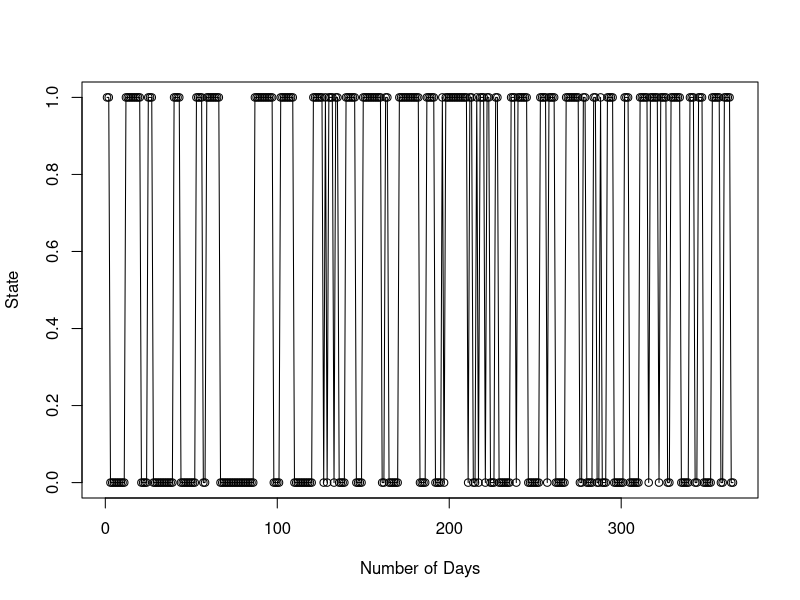
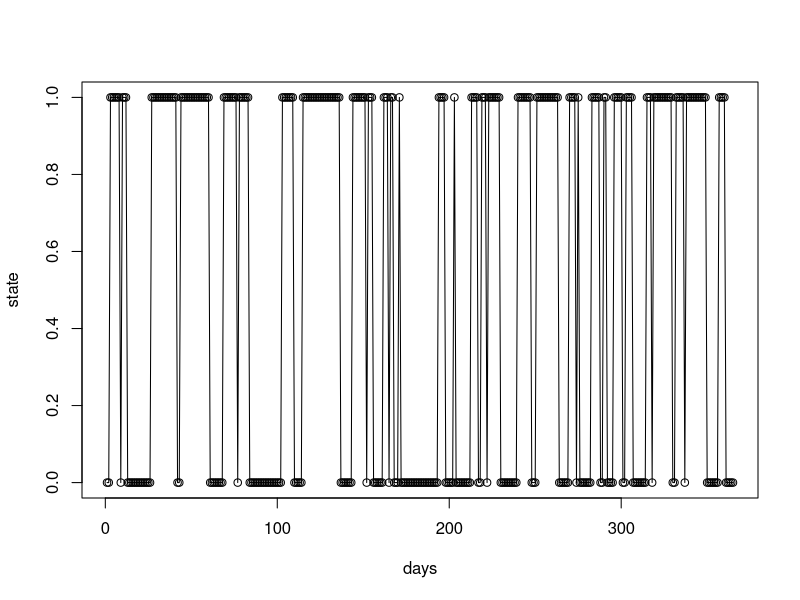
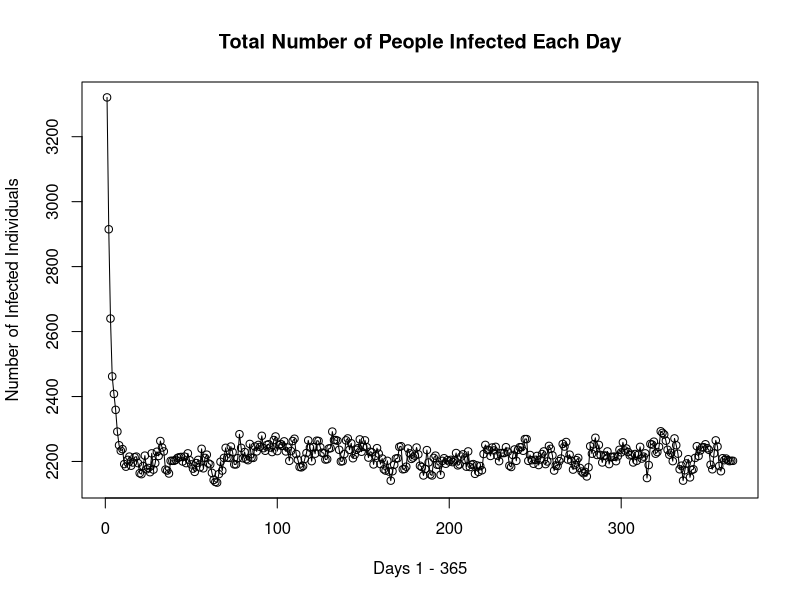
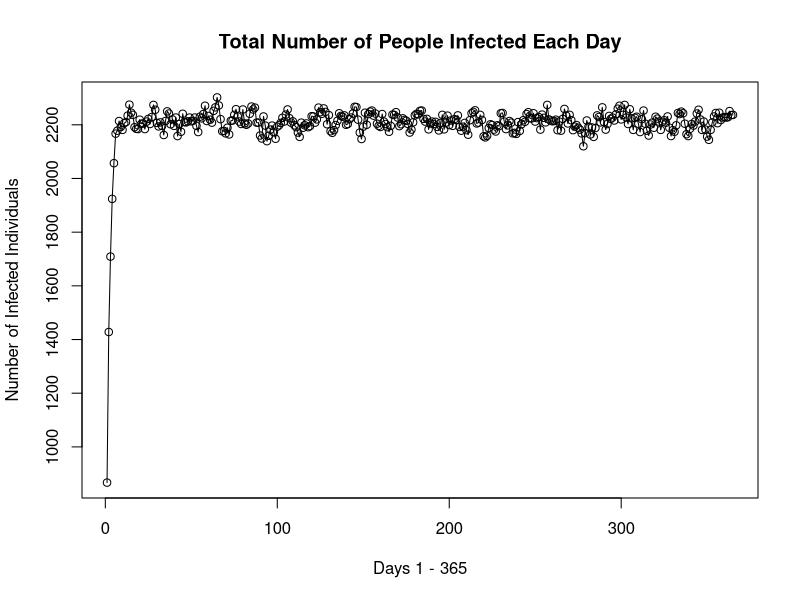
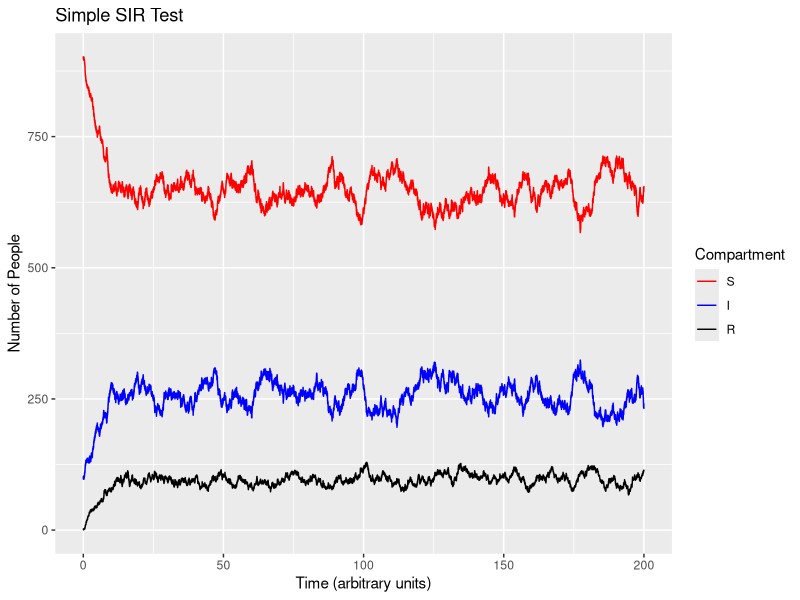
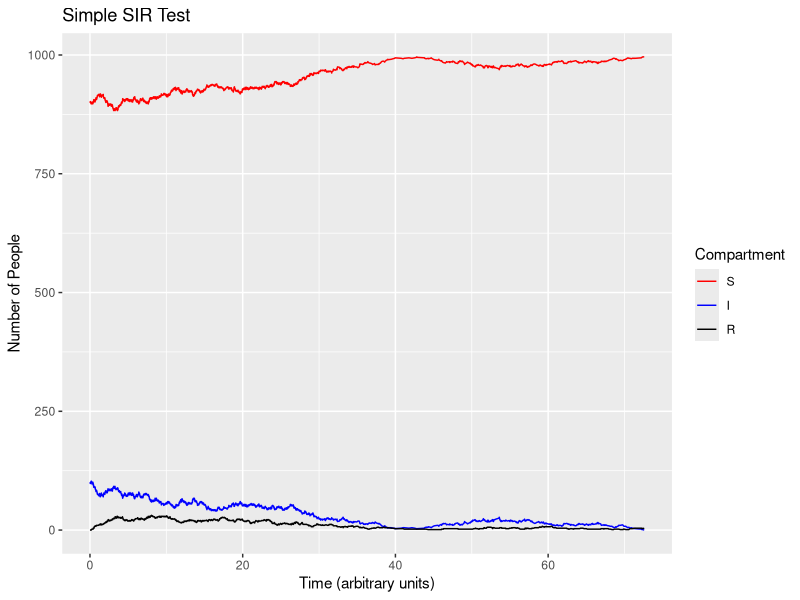

These figures' R source, in order:
## ---- chunk 1
days<-365
CURstate<-0 #Let's represent the healthy state with 0 and the infected state with 1
state<-numeric(days)
for(i in 1:days){
  randomNum<-runif(1)  #runif(1) randomly generates a number between 0 and 1   
  if(CURstate==0){
    if(randomNum < .21){
      CURstate <- 1
    }else{
      CURstate <- 0
    }
  }else{
    if(randomNum < .17){
      CURstate<-0
    }else{
      CURstate<-1 
    }
  }
  state[i]<-CURstate
}
state
## ---- chunk 2
days<-365
CURstate<-1 # Let's represent the healthy state with 0 and the infected state with 1
state<-numeric(days)
for(i in 1:days){
  randomNum<-runif(1)  # runif(1) randomly generates a number between 0 and 1   
  if(CURstate==0){
    if(randomNum < .21){
      CURstate <- 1
    }else{
      CURstate <- 0
    }
  }else{
    if(randomNum < .17){
      CURstate<-0
    }else{
      CURstate<-1 
    }
  }
  state[i]<-CURstate
}
state

plot(1:365, state, xlab = "Number of Days", ylab = "State", type = "o")
## ---- chunk 3
days<-365
CURstate<-0 #Let's represent the healthy state with 0 and the infected state with 1
state<-numeric(days)
for(i in 1:days){
  randomNum<-runif(1)  #runif(1) randomly generates a number between 0 and 1   
  if(CURstate==0){
    if(randomNum < .21){
      CURstate <- 1
    }else{
      CURstate <-0
    }
  }else{
    if(randomNum < .17){
      CURstate<-0
    }else{
      CURstate<-1 
    }
  }
  state[i]<-CURstate
}
state

plot(1:365, state, xlab = "days", ylab = "state", type = "o")
## ---- chunk 4
days<-365
PopMat <- matrix(0,nrow = 4000,ncol = days)

for(j in 1:4000){
 CURstate<-1 #Let's represent the healthy state with 0 and the infected state with 1
  state<-numeric(days)
  for(i in 1:days){
  randomNum<-runif(1)  #runif(1) randomly generates a number between 0 and 1   
    if(CURstate==0){
      if(randomNum<.21){
      CURstate<-1
      }else{
        CURstate<-0
     }
    }else{
      if(randomNum<.17){
        CURstate<-0
      }else{
        CURstate<-1 
      }
    }
    state[i]<-CURstate
  }
  PopMat[j,]<-state
}
## ---- chunk 5
sum(PopMat[,1])
sum(PopMat[,365])

#there were 3343 infected people on day 1 and 2150 by day 365.
## ---- chunk 6
num_infected<-numeric(365)
for (i in 1:365){
  num_infected[i]<-sum(PopMat[,i])
}
## ---- chunk 7
plot(num_infected, xlab = "Days 1 - 365", ylab = "Number of Infected Individuals", main = "Total Number of People Infected Each Day", type = "o")
## ---- chunk 8
days<-365
PopMat <- matrix(0, nrow = 4000, ncol = days)

for(j in 1:4000){
 CURstate<-0
  state<-numeric(days)
  for(i in 1:days){
  randomNum<-runif(1)
    if(CURstate==0){
      if(randomNum < .21){
      CURstate<-1
      }else{
        CURstate<-0
     }
    }else{
      if(randomNum < .17){
        CURstate<-0
      }else{
        CURstate<-1 
      }
    }
    state[i]<-CURstate
  }
  PopMat[j,]<-state
}

num_infected <- numeric(365)
for (i in 1:365){
  num_infected[i] <- sum(PopMat[,i])
}

plot(num_infected, xlab = "Days 1 - 365", ylab = "Number of Infected Individuals", main = "Total Number of People Infected Each Day", type = "o")

## ---- chunk 9
matrix(nrow = 1,ncol = 2,data = c(0,1))
## ---- chunk 10
t<- matrix(nrow = 2, ncol = 2, data = c(.79, .17, .21, .83))
t

## ---- chunk 11
rowSums(t)
## ---- chunk 12
healthyperson <-matrix(nrow = 1, ncol = 2, data = c(1,0))
healthyperson%*%t
## ---- chunk 13
healthyperson%*%t%*%t
healthyperson%*%t%*%t%*%t%*%t%*%t%*%t
## ---- chunk 14
library(expm)
healthyperson%*%(t%^%15)
healthyperson%*%(t%^%150)
## ---- chunk 15
infectedperson<-matrix(nrow = 1, ncol = 2, data = c(0,1))
infectedperson%*%(t%^%15)
infectedperson%*%(t%^%150)

## ---- chunk 16
healthyperson%*%(t%^%15)

healthyperson%*% (t%^%14)

healthyperson%*%(t%^%13)

healthyperson%*% (t%^%12)

#Using our definition of the third decimal place, the system starts converging at 13 days because we see that there is a difference of in rounding at the third decimal place between 12 and 13 days (.449 and .448 for 12 and 13 days)
infectedperson%*%(t%^%15)

infectedperson%*%(t%^%14)

infectedperson%*%(t%^%13)

infectedperson%*%(t%^%12)
## ---- chunk 17
r <- matrix(nrow = 2, ncol = 2, data = c(0.5,0.17,0.5,0.83))
healthyperson%*%(r%^%6)
healthyperson%*% (r%^%5)
healthyperson%*%(r%^%4)
healthyperson%*%(r%^%3)
infectedperson%*%(r%^%6)
infectedperson%*%(r%^%5)
infectedperson%*%(r%^%4)
infectedperson%*%(r%^%3)


## ---- chunk 18
channel<-matrix(nrow = 2, ncol = 2, data = c(0.77,0.27,0.23,0.73))

state = matrix(c(0,1), nrow = 1, ncol = 2)
state%*%(channel%^%1000)
## ---- chunk 19
patient <- matrix(nrow=3, ncol=3, data=c(0.3, 0, 0, 0.5, 0.5, 0, 0.2, 0.5, 1.0))
patient
## ---- chunk 20

well<- matrix(nrow = 1, ncol = 3, data = c(1,0,0))
well%*%(patient%^%500)
well%*%(patient%^%15)
well%*%(patient%^%14)
well%*%(patient%^%13)
well%*%(patient%^%12)

ill<- matrix(nrow = 1, ncol = 3, data = c(0,1,0))
ill%*%(patient%^%12)
ill%*%(patient%^%11)
ill%*%(patient%^%10)
ill%*%(patient%^%9)

## ---- chunk 21
#if you haven't run install.packages('tidyverse') and install.packages('magrittr'), do that in your console before running the following 2 lines

# Include the packages
library(tidyverse)
library(magrittr)
## ---- chunk 22
# GILLESPIE ALGORITHM SIMULATOR FOR USE IN 24 AND 25 - NO NEED TO COPY-PASTE

gillespie <- function(counts, t_max, contact, recovery, birth){
  # gillespie() takes in the variables explained below and runs gillespie simulation of a Continuous-Time Markov Chain
  
  # counts: The initial number of people within each group (SIR)
  # t_max: The maximum time we want to simulate to
  # contact: Rate at which people come into contact
  # recovery: Rate at which people recover from illness
  # birth: Rate at which new births enter the population (equivalent to people dying too)

  # Should only run if we have at least 1 infection
  if (counts[2] == 0) {
    # No infections in this population, no point of running
    stop("Must initialize with at least one infected person in I (compartment 2)")
    geterrmessage()
    return()
  }

  # Initial time
  t <- 0.0
  
  # Data matrix storing time and counts within each compartment
  data_mat <- matrix(0, nrow = 1, ncol = 4)
  data_mat[1, ] <- c(t, counts)
  
  while (t < t_max) {
    # SIR case, only care about infected in compartment 3 
    if (counts[2] == 0) {
        break
    }

    # Calculate propensities of each reaction (S -> I, I -> R, I -> S, R -> S)
    p <- numeric(4)
    # S -> I Reaction Propensity: (Number Susceptible)(Number Infected)(Contact Rate)/(Total People)
    p[1] <- counts[1] * counts[2] * contact / sum(counts)
    # I -> R Reaction Propensity: (Number Infected)(Recovery Rate)
    p[2] <- counts[2] * recovery
    # I -> S Reaction Propensity: (Number Infected)(Birth/Death Rate)
    p[3] <- counts[2] * birth
    # R -> S Reaction Propensity: (Number Recovered)(Birth/Death Rate)
    p[4] <- counts[3] * birth
    
    # Generate next time step
    dt <- rexp(1, sum(p))
    t <- t + dt
    
    # Generate next reaction and update counts
    reac <- runif(1)
    if (reac < p[1]/sum(p)) {
      counts[1] <- counts[1] - 1
      counts[2] <- counts[2] + 1
    } else if (reac < sum(p[1:2])/sum(p)) {
      counts[2] <- counts[2] - 1
      counts[3] <- counts[3] + 1
    } else if (reac < sum(p[1:3])/sum(p)) {
      counts[2] <- counts[2] - 1
      counts[1] <- counts[1] + 1
    } else {
      counts[3] <- counts[3] - 1
      counts[1] <- counts[1] + 1
    }
    
    # Add time and counts to vector of vectors data
    data_mat %<>% rbind(c(t, counts))
  }
  
  # Format data in tibble
  colnames(data_mat) <- c("Time", "S", "I", "R")
  data_tib <- as_tibble(data_mat)
  
  # Return as nice ggplot
  ggplot(data = data_tib) + geom_path(mapping = aes(x = Time, y = S, color = 'a')) +
    geom_path(mapping = aes(x = Time, y = I, color = 'b')) +
    geom_path(mapping = aes(x = Time, y = R, color = 'c')) +
    scale_color_manual(guide = 'legend', values = c('a' = 'red', 'b' = 'blue', 'c' = 'black'), labels = c('S', 'I', 'R')) +
    labs(x = "Time (arbitrary units)", y = "Number of People", title = "Simple SIR Test", colour = "Compartment")
}
## ---- chunk 23
gillespie(c(900,100,0), 200, 0.85, 0.15, 0.4)
## ---- chunk 24
gillespie(c(900,100,0), 200, 0.55, 0.15, 0.4)
